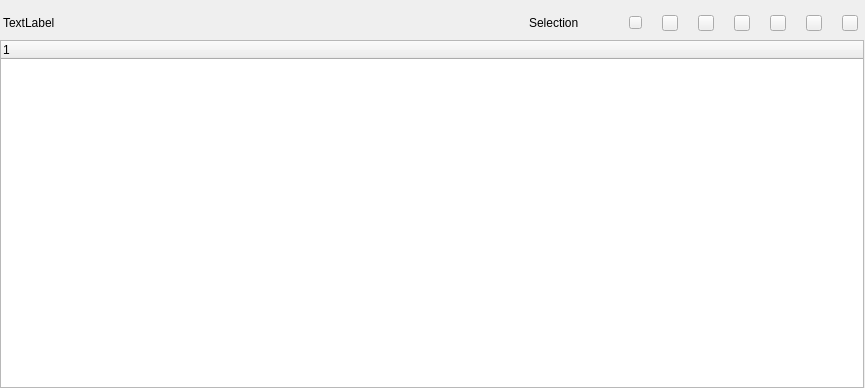
<?xml version="1.0" encoding="UTF-8"?>
<ui version="4.0">
 <class>C_SdNdeDpListsWidget</class>
 <widget class="QWidget" name="C_SdNdeDpListsWidget">
  <property name="geometry">
   <rect>
    <x>0</x>
    <y>0</y>
    <width>865</width>
    <height>388</height>
   </rect>
  </property>
  <property name="windowTitle">
   <string>Form</string>
  </property>
  <layout class="QVBoxLayout" name="verticalLayout">
   <property name="spacing">
    <number>0</number>
   </property>
   <property name="leftMargin">
    <number>0</number>
   </property>
   <property name="topMargin">
    <number>6</number>
   </property>
   <property name="rightMargin">
    <number>1</number>
   </property>
   <property name="bottomMargin">
    <number>0</number>
   </property>
   <item>
    <layout class="QHBoxLayout" name="horizontalLayout" stretch="0,1,0,0,0,0,0,0,0,0,0">
     <property name="spacing">
      <number>20</number>
     </property>
     <property name="leftMargin">
      <number>3</number>
     </property>
     <property name="rightMargin">
      <number>6</number>
     </property>
     <item>
      <widget class="stw::opensyde_gui_elements::C_OgeLabGenericNoPaddingNoMargins" name="pc_LabelDataPool">
       <property name="text">
        <string>TextLabel</string>
       </property>
      </widget>
     </item>
     <item>
      <spacer name="horizontalSpacer">
       <property name="orientation">
        <enum>Qt::Horizontal</enum>
       </property>
       <property name="sizeHint" stdset="0">
        <size>
         <width>40</width>
         <height>20</height>
        </size>
       </property>
      </spacer>
     </item>
     <item>
      <widget class="stw::opensyde_gui_elements::C_OgeLabNodeDataPoolSelectedItems" name="pc_SelectionLabel">
       <property name="text">
        <string>Selection</string>
       </property>
      </widget>
     </item>
     <item>
      <spacer name="horizontalSpacer_2">
       <property name="orientation">
        <enum>Qt::Horizontal</enum>
       </property>
       <property name="sizeType">
        <enum>QSizePolicy::Fixed</enum>
       </property>
       <property name="sizeHint" stdset="0">
        <size>
         <width>30</width>
         <height>34</height>
        </size>
       </property>
      </spacer>
     </item>
     <item>
      <widget class="stw::opensyde_gui_elements::C_OgePubIconOnly" name="pc_PushButtonAdd">
       <property name="minimumSize">
        <size>
         <width>13</width>
         <height>13</height>
        </size>
       </property>
       <property name="maximumSize">
        <size>
         <width>13</width>
         <height>13</height>
        </size>
       </property>
       <property name="text">
        <string/>
       </property>
      </widget>
     </item>
     <item>
      <widget class="stw::opensyde_gui_elements::C_OgePubIconOnly" name="pc_PushButtonCut">
       <property name="minimumSize">
        <size>
         <width>16</width>
         <height>16</height>
        </size>
       </property>
       <property name="maximumSize">
        <size>
         <width>16</width>
         <height>16</height>
        </size>
       </property>
       <property name="text">
        <string/>
       </property>
      </widget>
     </item>
     <item>
      <widget class="stw::opensyde_gui_elements::C_OgePubIconOnly" name="pc_PushButtonCopy">
       <property name="minimumSize">
        <size>
         <width>16</width>
         <height>16</height>
        </size>
       </property>
       <property name="maximumSize">
        <size>
         <width>16</width>
         <height>16</height>
        </size>
       </property>
       <property name="text">
        <string/>
       </property>
      </widget>
     </item>
     <item>
      <widget class="stw::opensyde_gui_elements::C_OgePubIconOnly" name="pc_PushButtonPaste">
       <property name="minimumSize">
        <size>
         <width>16</width>
         <height>16</height>
        </size>
       </property>
       <property name="maximumSize">
        <size>
         <width>16</width>
         <height>16</height>
        </size>
       </property>
       <property name="text">
        <string/>
       </property>
      </widget>
     </item>
     <item>
      <widget class="stw::opensyde_gui_elements::C_OgePubIconOnly" name="pc_PushButtonDelete">
       <property name="minimumSize">
        <size>
         <width>16</width>
         <height>16</height>
        </size>
       </property>
       <property name="maximumSize">
        <size>
         <width>16</width>
         <height>16</height>
        </size>
       </property>
       <property name="text">
        <string/>
       </property>
      </widget>
     </item>
     <item>
      <widget class="stw::opensyde_gui_elements::C_OgePubIconOnly" name="pc_PushButtonMoveUp">
       <property name="minimumSize">
        <size>
         <width>16</width>
         <height>16</height>
        </size>
       </property>
       <property name="maximumSize">
        <size>
         <width>16</width>
         <height>16</height>
        </size>
       </property>
       <property name="text">
        <string/>
       </property>
      </widget>
     </item>
     <item>
      <widget class="stw::opensyde_gui_elements::C_OgePubIconOnly" name="pc_PushButtonMoveDown">
       <property name="minimumSize">
        <size>
         <width>16</width>
         <height>16</height>
        </size>
       </property>
       <property name="maximumSize">
        <size>
         <width>16</width>
         <height>16</height>
        </size>
       </property>
       <property name="text">
        <string/>
       </property>
      </widget>
     </item>
    </layout>
   </item>
   <item>
    <widget class="stw::opensyde_gui::C_SdNdeDpListsTreeWidget" name="pc_TreeWidget">
     <column>
      <property name="text">
       <string notr="true">1</string>
      </property>
     </column>
    </widget>
   </item>
  </layout>
 </widget>
 <customwidgets>
  <customwidget>
   <class>stw::opensyde_gui_elements::C_OgeLabGenericNoPaddingNoMargins</class>
   <extends>QLabel</extends>
   <header>C_OgeLabGenericNoPaddingNoMargins.hpp</header>
  </customwidget>
  <customwidget>
   <class>stw::opensyde_gui_elements::C_OgePubIconOnly</class>
   <extends>QPushButton</extends>
   <header>C_OgePubIconOnly.hpp</header>
  </customwidget>
  <customwidget>
   <class>stw::opensyde_gui_elements::C_OgeLabNodeDataPoolSelectedItems</class>
   <extends>QLabel</extends>
   <header>C_OgeLabNodeDataPoolSelectedItems.hpp</header>
  </customwidget>
  <customwidget>
   <class>stw::opensyde_gui::C_SdNdeDpListsTreeWidget</class>
   <extends>QTreeWidget</extends>
   <header>C_SdNdeDpListsTreeWidget.hpp</header>
  </customwidget>
 </customwidgets>
 <resources/>
 <connections/>
</ui>
